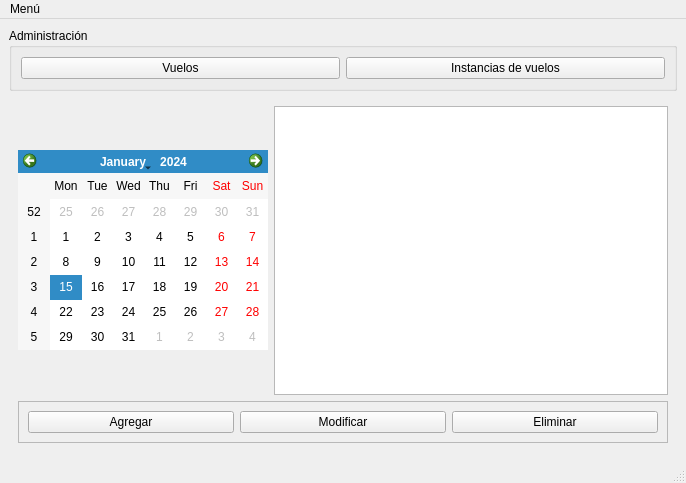
<?xml version="1.0" encoding="UTF-8"?>
<ui version="4.0">
 <class>MainWindow</class>
 <widget class="QMainWindow" name="MainWindow">
  <property name="geometry">
   <rect>
    <x>0</x>
    <y>0</y>
    <width>686</width>
    <height>483</height>
   </rect>
  </property>
  <property name="windowTitle">
   <string>svr - Sistema de Vuelos y Reservas</string>
  </property>
  <widget class="QWidget" name="centralwidget">
   <layout class="QVBoxLayout" name="verticalLayout">
    <item>
     <widget class="QGroupBox" name="groupBox">
      <property name="title">
       <string>Administración</string>
      </property>
      <layout class="QHBoxLayout" name="horizontalLayout">
       <item>
        <widget class="QPushButton" name="btnVuelos">
         <property name="text">
          <string>Vuelos</string>
         </property>
        </widget>
       </item>
       <item>
        <widget class="QPushButton" name="btnInstanciasVuelos">
         <property name="text">
          <string>Instancias de vuelos</string>
         </property>
        </widget>
       </item>
      </layout>
     </widget>
    </item>
    <item>
     <widget class="QStackedWidget" name="stackedWidget">
      <property name="currentIndex">
       <number>0</number>
      </property>
      <widget class="QWidget" name="page">
       <layout class="QGridLayout" name="gridLayout">
        <item row="0" column="0">
         <widget class="QCalendarWidget" name="calendarioVuelos">
          <property name="maximumSize">
           <size>
            <width>250</width>
            <height>200</height>
           </size>
          </property>
         </widget>
        </item>
        <item row="0" column="1" colspan="2">
         <widget class="QTableView" name="tablaSalidas">
          <property name="maximumSize">
           <size>
            <width>16777215</width>
            <height>16777215</height>
           </size>
          </property>
          <property name="selectionMode">
           <enum>QAbstractItemView::SingleSelection</enum>
          </property>
          <property name="selectionBehavior">
           <enum>QAbstractItemView::SelectRows</enum>
          </property>
          <property name="cornerButtonEnabled">
           <bool>false</bool>
          </property>
          <attribute name="verticalHeaderVisible">
           <bool>false</bool>
          </attribute>
         </widget>
        </item>
        <item row="2" column="0" colspan="3">
         <widget class="QFrame" name="frame">
          <property name="frameShape">
           <enum>QFrame::StyledPanel</enum>
          </property>
          <property name="frameShadow">
           <enum>QFrame::Raised</enum>
          </property>
          <layout class="QHBoxLayout" name="horizontalLayout_2">
           <item>
            <widget class="QPushButton" name="btnAgregarInstVuelos">
             <property name="text">
              <string>Agregar</string>
             </property>
            </widget>
           </item>
           <item>
            <widget class="QPushButton" name="btnModificarInstVuelos">
             <property name="text">
              <string>Modificar</string>
             </property>
            </widget>
           </item>
           <item>
            <widget class="QPushButton" name="btnEliminarInstVuelos">
             <property name="text">
              <string>Eliminar</string>
             </property>
            </widget>
           </item>
          </layout>
         </widget>
        </item>
       </layout>
      </widget>
      <widget class="QWidget" name="page_2">
       <layout class="QGridLayout" name="gridLayout_2">
        <item row="0" column="0" colspan="3">
         <widget class="QTableView" name="tablaVuelos">
          <property name="selectionMode">
           <enum>QAbstractItemView::SingleSelection</enum>
          </property>
          <property name="selectionBehavior">
           <enum>QAbstractItemView::SelectRows</enum>
          </property>
          <property name="cornerButtonEnabled">
           <bool>false</bool>
          </property>
          <attribute name="horizontalHeaderCascadingSectionResizes">
           <bool>true</bool>
          </attribute>
          <attribute name="horizontalHeaderDefaultSectionSize">
           <number>150</number>
          </attribute>
          <attribute name="horizontalHeaderStretchLastSection">
           <bool>true</bool>
          </attribute>
          <attribute name="verticalHeaderVisible">
           <bool>false</bool>
          </attribute>
         </widget>
        </item>
        <item row="1" column="0" colspan="3">
         <widget class="QFrame" name="frame_2">
          <property name="frameShape">
           <enum>QFrame::StyledPanel</enum>
          </property>
          <property name="frameShadow">
           <enum>QFrame::Raised</enum>
          </property>
          <layout class="QHBoxLayout" name="horizontalLayout_3">
           <item>
            <widget class="QPushButton" name="btnAgregarVuelo">
             <property name="text">
              <string>Agregar</string>
             </property>
            </widget>
           </item>
           <item>
            <widget class="QPushButton" name="btnModificarVuelo">
             <property name="text">
              <string>Modificar</string>
             </property>
            </widget>
           </item>
           <item>
            <widget class="QPushButton" name="btnEliminarVuelo">
             <property name="text">
              <string>Eliminar</string>
             </property>
            </widget>
           </item>
          </layout>
         </widget>
        </item>
       </layout>
      </widget>
     </widget>
    </item>
   </layout>
  </widget>
  <widget class="QMenuBar" name="menubar">
   <property name="geometry">
    <rect>
     <x>0</x>
     <y>0</y>
     <width>686</width>
     <height>18</height>
    </rect>
   </property>
   <widget class="QMenu" name="menuMen">
    <property name="title">
     <string>Menú</string>
    </property>
    <addaction name="actionDesloguearse"/>
    <addaction name="separator"/>
    <addaction name="actionAcerca_de"/>
   </widget>
   <addaction name="menuMen"/>
  </widget>
  <widget class="QStatusBar" name="statusbar"/>
  <action name="actionDesloguearse">
   <property name="text">
    <string>Log out</string>
   </property>
  </action>
  <action name="actionAcerca_de">
   <property name="text">
    <string>Acerca de...</string>
   </property>
  </action>
 </widget>
 <resources/>
 <connections/>
</ui>
